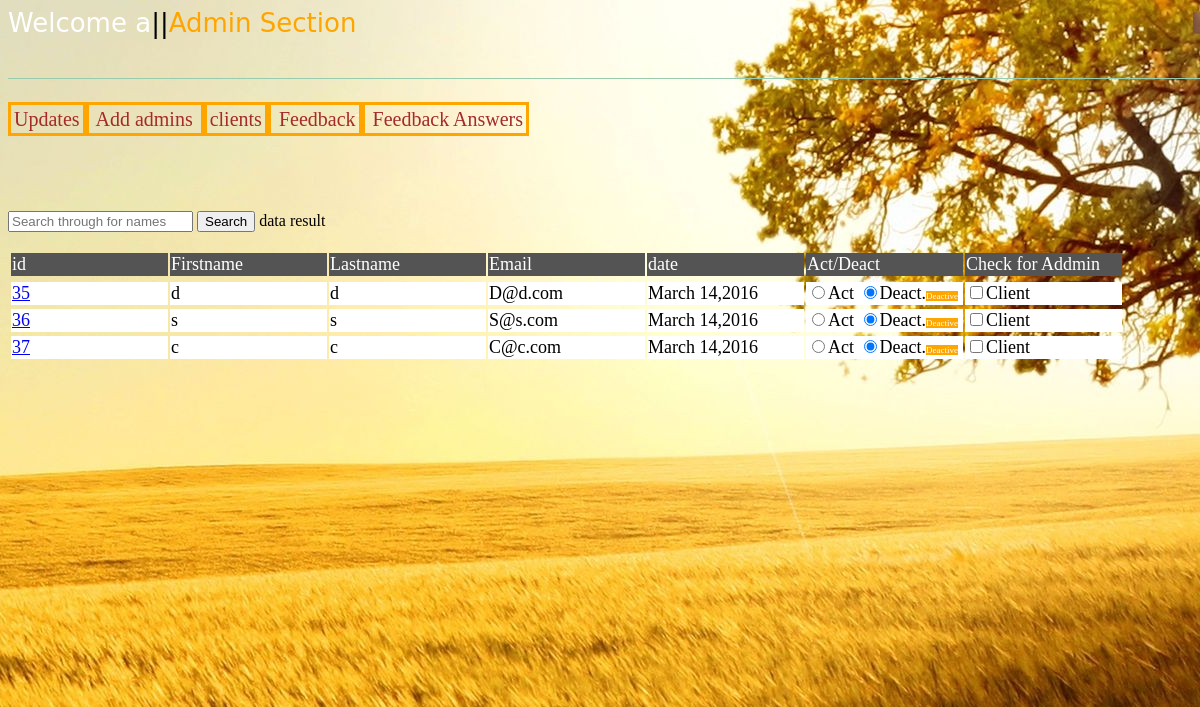
The page /main/admin.php (signed in) on the database its author committed.
### tables this page shows
CREATE TABLE IF NOT EXISTS `client` (
  `id` int(11) NOT NULL AUTO_INCREMENT,
  `firstname` varchar(222) NOT NULL,
  `lastname` varchar(222) NOT NULL,
  `username` varchar(222) NOT NULL,
  `email` varchar(222) NOT NULL,
  `password` varchar(222) NOT NULL,
  `date` varchar(222) NOT NULL,
  `act` int(11) NOT NULL,
  PRIMARY KEY (`id`)
);

### functions/section.php (called while the page is built, shortened)
<?php
$first = $_SESSION['firstname'];
 ?>

### functions/adminf.php (the view, shortened to what this page needs)
<?php
function clientAll($con){
$query = mysqli_query($con,"SELECT * FROM client order by date DESC");
echo"<table id='clientalh' >" . " <tr><td>id</td> <td>Firstname</td><td>Lastname</td><td title='$email'>Email</td><td title='$date'>date </td><td><span >Act/Deact</span></td> <td><span >Check for Addmin</span></td></tr>"."</table>";
echo "<table id='cliental' >";
while(($row=mysqli_fetch_array($query))){
	$first= $row['firstname'];
	$last= $row['lastname'];
	$email= $row['email'];
	$date= $row['date'];
	$id= $row['id'];
	$a= $row['act'];
	$pp= $row['password'];
	$lenE = ucfirst(substr($email, 0, 23));
	if($a==1){
		$aa = "Active";
		$radioc ="Checked";
		}else {$aa = "Deactive"; $radioc ="";}
		if($a==0){
		$radiocc ="Checked";
		}else {
		$radiocc ="";}
		$queryy = mysqli_query($con,"SELECT * FROM admin_pass where cid='$id'");
		$rowe=mysqli_fetch_array($queryy);
		$ae= $rowe['email'];
	if($email==$ae){
		$ade = "Admin";
		$check="Checked";
		}else{ $ade = "Client"; $check="";}
echo "  <tr><td><a href='#'>$id</a></td> <td>$first</td><td>$last</td><td title='$email'>$lenE</td><td title='$date'>$date </td><td title=''><input $radioc  name='c$id' type='radio' value='act' onclick=\"act(1,'$id')\"
 >Act <input  $radiocc onclick=\"act('0','$id')\" chedcked name='c$id' type='radio' value='deact'
 >Deact.<span  style='color:white; background-color:orange; font-size:9px;' id='acc$id'>$aa</span></td><td><span  ><input  $check onClick=\"checkaddmin('$id','$first','$last','$email','$pp','$ade')\"  value='checka' type=\"checkbox\" ><span id=\"adde$id\">$ade</span></span></td> </tr>";
	}
	echo "</table>";
	}
?>

### main/admin.php (shortened to what this page needs)
<?Php
include"../functions/connection.php";
include"../functions/adminf.php";
include"../functions/section.php";
?>
<!doctype html>
<html>
<head>
<link type="text/css" href="../css/main.css" rel="stylesheet"/>
</head>
<body>
<div id="top">
<span id="logout"><a  href="../functions/logout.php"  title="logout"></a></span>
<span id= "welcome"><?php echo "Welcome $first $last "; ?></span>
<span id="welcome"><span style="color:black;">||</span><a style="color:orange; text-decoration:none;"  href="../main/admine.php" >Admin Section</a></span>
</div>
<div id="admin">
<div id="adminp">
<br/>
<div style="width:900px; float:left;"><span id="upe" style=" cursor:pointer;border:3px solid orange; color:brown; font-size:20px; padding:3px;">Updates</span><span id="ade" style="cursor:pointer;border:3px solid orange; color:brown; font-size:20px; padding:3px;"> Add admins </span><span id="ce" style=" cursor:pointer;border:3px solid orange; color:brown; font-size:20px; padding:3px;"> clients</span><span id="fe"style=" cursor:pointer;border:3px solid orange; color:brown; font-size:20px; padding:3px;"> Feedback</span><span id="fea"style=" cursor:pointer;border:3px solid orange; color:brown; font-size:20px; padding:3px;"> Feedback Answers</span></div>
  <br/><br/><br/><br/><br/>
</div><br/>
<div id="upclient">
<input title="searches for first and lastnames" id="cl" type="search" placeholder="Search through for names">
<input  onClick="searchclient()" type="button" value="Search"> data result<br/><br/>
<div id="clientsh"><?php echo clientAll($con); ?></div>
</div>
</div>
<?Php include "../functions/footer.php";?>

### functions/footer.php (shortened to what this page needs)
</body>
</html>

### css/main.css (style rules this page uses)
body { background-image:url(../pictures/u.jpg); background-repeat:no-repeat; background-position:center ; background-size:auto ; height:; position:relative; }
#top { position:relative; margin:auto; width:1220px; }
#logout a { float: right; color:rgba(215,160,105,1.00); font-size: 26px; background-image:url(../pictures/exit.png); background-repeat:no-repeat; background-position:center ; background-size:30px ; width:30px; height:30px; text-decoration:none; background-color:; border-radius:4px; margin: 0 5px 0 5px; }
#welcome { float:left; color:white; font-size:26px; font-family:'Lucida Grande', 'Lucida Sans Unicode', 'Lucida Sans', 'DejaVu Sans', Verdana, sans-serif; text-decoration:none; }
#admin { top:70px; position:relative; margin:auto; width:1220px; border-top:thin solid #99CBAD; height:600px; }
#adminp { width:1220px; padding-bottom:6px; bdorder-bottom:thin solid #99CBAD; }
#clientalh td { position:relative; float:left; width:155px; font-size:18px; background-color:rgba(84,84,84,1.00); color:white; margin:1px; }
#cliental td { position:relative; float:left; width:155px; font-size:18px; background-color:white; margin:1px; }

### rows shown on the page
client: id "35", firstname "d", lastname "d", email "D@d.com", date "March 14,2016", act "Deactive", email "Client"
client: id "36", firstname "s", lastname "s", email "S@s.com", date "March 14,2016", act "Deactive", email "Client"
client: id "37", firstname "c", lastname "c", email "C@c.com", date "March 14,2016", act "Deactive", email "Client"

### other values the page prints
$first "a"
